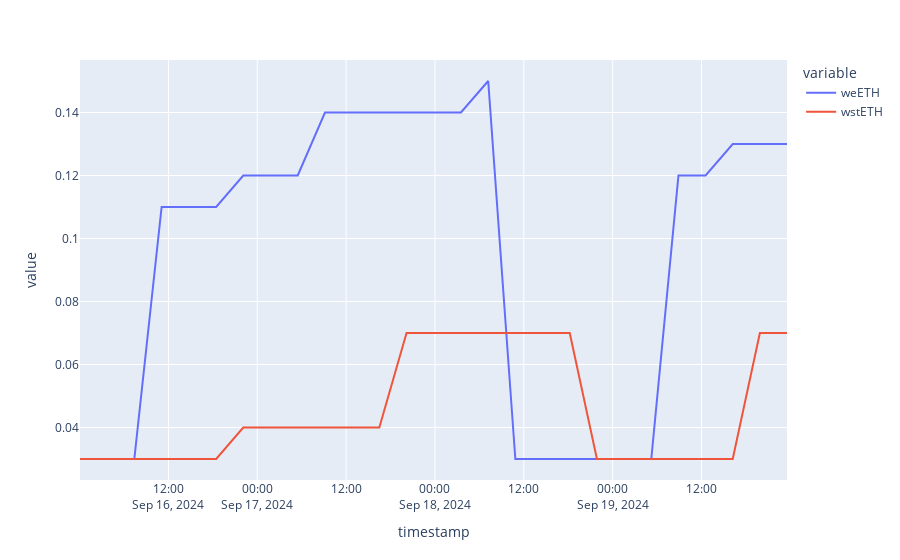

Notebook code cell kept with this figure:
### Code cell
recent_weETH_discounts = lst_discounts[(lst_discounts.index > '9-16-2024') & (lst_discounts.index < '9-20-2024')].round(2)
# I feel like something is wrong here, why is the actual value less then the value reduced the disoucnt
px.line(recent_weETH_discounts[['weETH', 'wstETH']])

### Figure 1 — Plotly figure (JSON) as saved in the notebook; plotly's stock layout.template omitted (floating-point values rounded to 4 significant figures)
{"data": [{"hovertemplate": "variable=weETH<br>timestamp=%{x}<br>value=%{y}<extra></extra>", "legendgroup": "weETH", "line": {"color": "#636efa", "dash": "solid"}, "marker": {"symbol": "circle"}, "mode": "lines", "name": "weETH", "orientation": "v", "showlegend": true, "type": "scatter", "x": ["2024-09-16T00:03:11+00:00", "2024-09-16T03:43:47+00:00", "2024-09-16T07:23:23+00:00", "2024-09-16T11:04:47+00:00", "2024-09-16T14:46:11+00:00", "2024-09-16T18:26:47+00:00", "2024-09-16T22:06:23+00:00", "2024-09-17T01:46:35+00:00", "2024-09-17T05:27:47+00:00", "2024-09-17T09:08:35+00:00", "2024-09-17T12:48:23+00:00", "2024-09-17T16:29:11+00:00", "2024-09-17T20:09:47+00:00", "2024-09-17T23:50:47+00:00", "2024-09-18T03:30:35+00:00", "2024-09-18T07:11:35+00:00", "2024-09-18T10:51:35+00:00", "2024-09-18T14:32:23+00:00", "2024-09-18T18:12:23+00:00", "2024-09-18T21:52:47+00:00", "2024-09-19T01:33:11+00:00", "2024-09-19T05:13:23+00:00", "2024-09-19T08:53:23+00:00", "2024-09-19T12:33:23+00:00", "2024-09-19T16:13:23+00:00", "2024-09-19T19:53:23+00:00", "2024-09-19T23:33:11+00:00"], "xaxis": "x", "y": [0.03, 0.03, 0.03, 0.11, 0.11, 0.11, 0.12, 0.12, 0.12, 0.14, 0.14, 0.14, 0.14, 0.14, 0.14, 0.15, 0.03, 0.03, 0.03, 0.03, 0.03, 0.03, 0.12, 0.12, 0.13, 0.13, 0.13], "yaxis": "y"}, {"hovertemplate": "variable=wstETH<br>timestamp=%{x}<br>value=%{y}<extra></extra>", "legendgroup": "wstETH", "line": {"color": "#EF553B", "dash": "solid"}, "marker": {"symbol": "circle"}, "mode": "lines", "name": "wstETH", "orientation": "v", "showlegend": true, "type": "scatter", "x": ["2024-09-16T00:03:11+00:00", "2024-09-16T03:43:47+00:00", "2024-09-16T07:23:23+00:00", "2024-09-16T11:04:47+00:00", "2024-09-16T14:46:11+00:00", "2024-09-16T18:26:47+00:00", "2024-09-16T22:06:23+00:00", "2024-09-17T01:46:35+00:00", "2024-09-17T05:27:47+00:00", "2024-09-17T09:08:35+00:00", "2024-09-17T12:48:23+00:00", "2024-09-17T16:29:11+00:00", "2024-09-17T20:09:47+00:00", "2024-09-17T23:50:47+00:00", "2024-09-18T03:30:35+00:00", "2024-09-18T07:11:35+00:00", "2024-09-18T10:51:35+00:00", "2024-09-18T14:32:23+00:00", "2024-09-18T18:12:23+00:00", "2024-09-18T21:52:47+00:00", "2024-09-19T01:33:11+00:00", "2024-09-19T05:13:23+00:00", "2024-09-19T08:53:23+00:00", "2024-09-19T12:33:23+00:00", "2024-09-19T16:13:23+00:00", "2024-09-19T19:53:23+00:00", "2024-09-19T23:33:11+00:00"], "xaxis": "x", "y": [0.03, 0.03, 0.03, 0.03, 0.03, 0.03, 0.04, 0.04, 0.04, 0.04, 0.04, 0.04, 0.07, 0.07, 0.07, 0.07, 0.07, 0.07, 0.07, 0.03, 0.03, 0.03, 0.03, 0.03, 0.03, 0.07, 0.07], "yaxis": "y"}], "layout": {"legend": {"title": {"text": "variable"}, "tracegroupgap": 0}, "margin": {"t": 60}, "xaxis": {"anchor": "y", "domain": [0, 1], "title": {"text": "timestamp"}}, "yaxis": {"anchor": "x", "domain": [0, 1], "title": {"text": "value"}}}}
